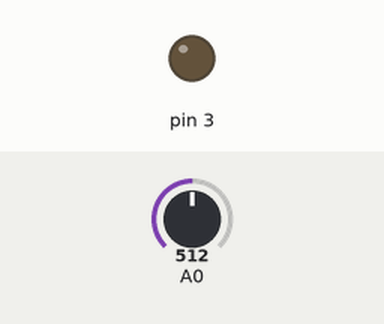
Simulated run of this sketch. Board: Arduino Uno, built with avr-gcc and run on an emulated ATmega328P. Shown: output pins drawn as LEDs (lit = HIGH). The inputs (shaded band) are chosen by the test bench; at power-on: A0 = 512.

Above: at 1.2 s.
1.3 s: A0 set to 716
At 2.2 s:
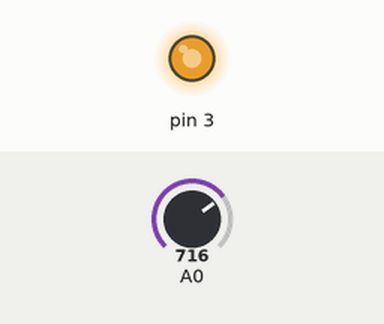
2.8 s: A0 set to 751
At 3.3 s:
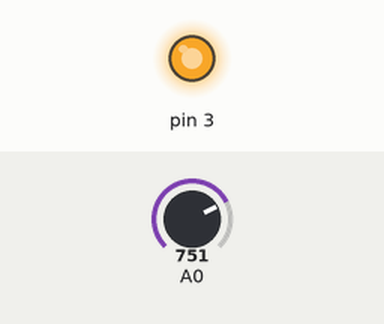
4.3 s: A0 set to 768
At 5.5 s:
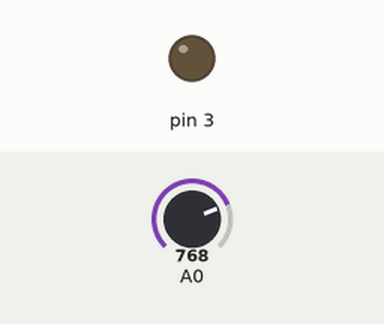
5.8 s: A0 set to 900
At 7.0 s:
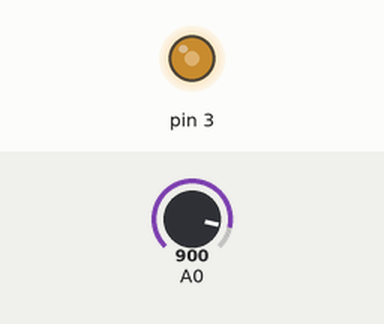
7.3 s: A0 set to 306
At 8.0 s:
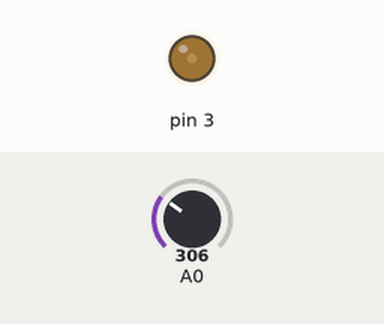
8.8 s: A0 set to 0
At 9.1 s:
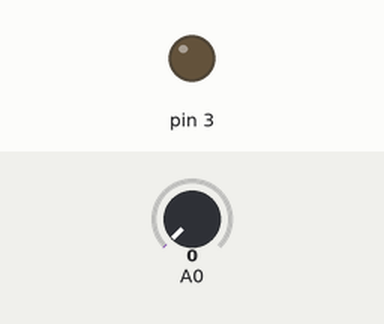
Timing chart, 0 to 11.3 s (numbered marks = the images above; inputs shaded):
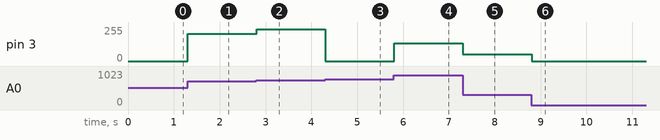

Measured:
- the behaviour switches between 767 and 768 on A0 (found by bisection; images 2 and 3)
- after the input at 1.3 s, pin 3: 0/255 → 204/255 at once
- after the input at 2.8 s, pin 3: 204/255 → 239/255 at once
- after the input at 4.3 s, pin 3: 239/255 → 0/255 at once
- after the input at 5.8 s, pin 3: 0/255 → 132/255 at once
- after the input at 7.3 s, pin 3: 132/255 → 50/255 at once
- after the input at 8.8 s, pin 3: 50/255 → 0/255 at once

The sketch:

force_sensor_with_led1.ino
```cpp
// C++ code
//
int force = 0;

void setup()
{
  pinMode(A0, INPUT);
  pinMode(3, OUTPUT);
}

void loop()
{
  force = analogRead(A0);
  analogWrite(3, force);
  delay(10); // Delay a little bit to improve simulation performance
}
```
